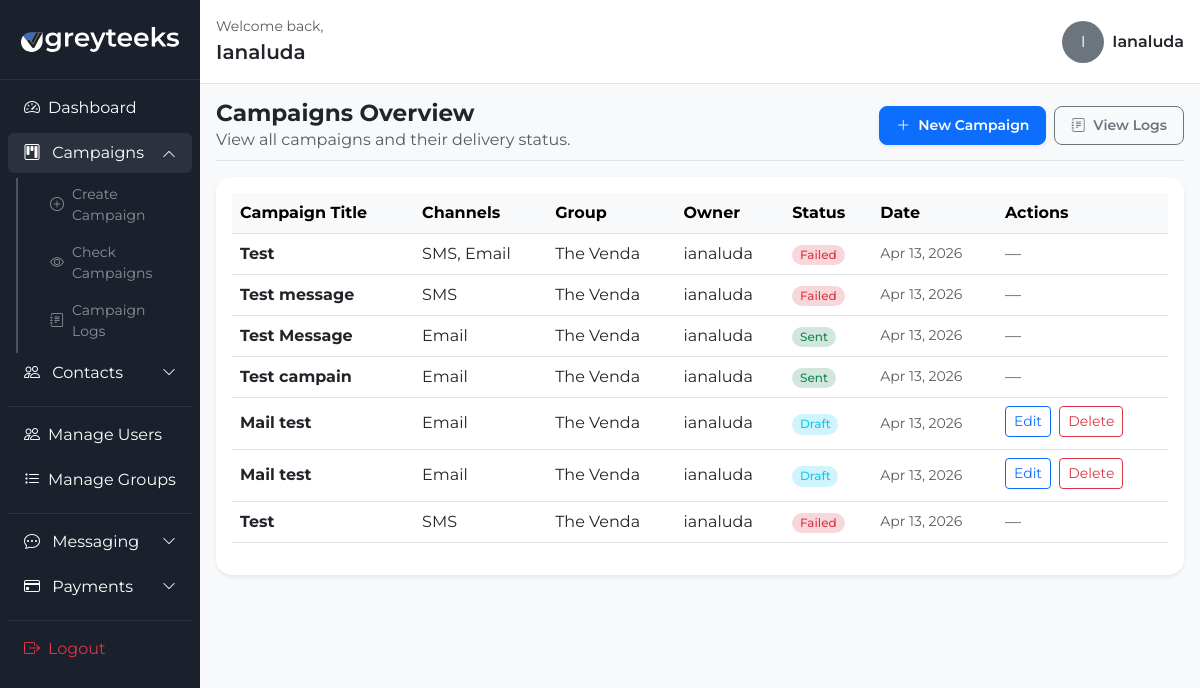
The page /campaigns/ (signed in) on the database as committed earlier.
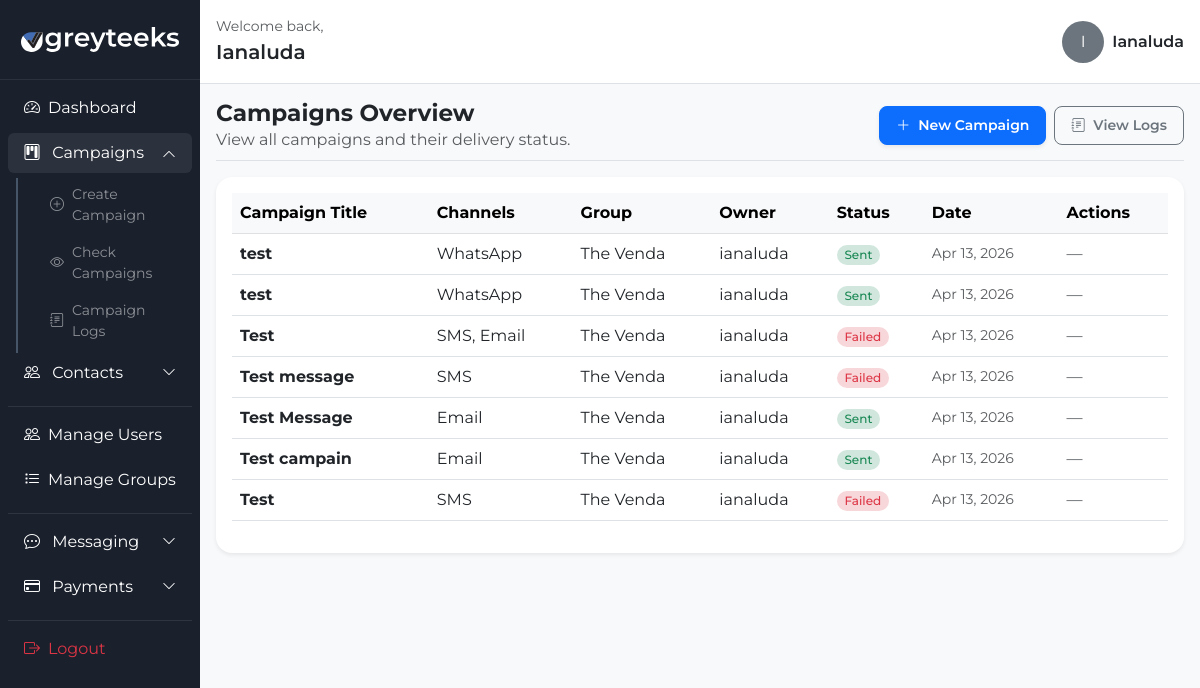
The same page on the database as committed later.
### campaigns/models.py (models this page shows, shortened)
class Campaign(models.Model):
    user = models.ForeignKey(settings.AUTH_USER_MODEL, on_delete=models.CASCADE, related_name='campaigns')
    title = models.CharField(max_length=200)
    description = models.TextField(blank=True, default='')
    message_body = models.TextField(blank=True, default='')
    sms_template = models.ForeignKey(MessageTemplate, on_delete=models.SET_NULL, null=True, blank=True)
    send_sms = models.BooleanField(default=False, verbose_name='SMS')
    send_whatsapp = models.BooleanField(default=False, verbose_name='WhatsApp')
    send_email = models.BooleanField(default=False, verbose_name='Email')
    target_group = models.ForeignKey(Group, on_delete=models.SET_NULL, null=True, blank=True)
    scheduled_time = models.DateTimeField(null=True, blank=True)
    status = models.CharField(
        max_length=20,
        choices=[
            ('draft', 'Draft'),
            ('scheduled', 'Scheduled'),
            ('sent', 'Sent'),
            ('failed', 'Failed'),
            ('cancelled', 'Cancelled'),
        ],
        default='draft'
    )
    cancel_reason = models.TextField(blank=True)
    sms_server = models.ForeignKey(SMSProvider, on_delete=models.SET_NULL, null=True, blank=True)
    whatsapp_server = models.ForeignKey(WhatsAppProvider, on_delete=models.SET_NULL, null=True, blank=True)
    email_server = models.ForeignKey(EmailProvider, on_delete=models.SET_NULL, null=True, blank=True)
    whatsapp_template = models.ForeignKey(WhatsAppTemplate, on_delete=models.SET_NULL, null=True, blank=True)
    email_template = models.ForeignKey(EmailTemplate, on_delete=models.SET_NULL, null=True, blank=True)
    created_at = models.DateTimeField(auto_now_add=True)
    @property
    def enabled_channels(self):
        channels = []
        if self.send_sms:
            channels.append('SMS')
        if self.send_whatsapp:
            channels.append('WhatsApp')
        if self.send_email:
            channels.append('Email')
        return channels
    @property
    def active_channel_labels(self):
        return ', '.join(self.enabled_channels) if self.enabled_channels else 'None'

### contacts_app/models.py (models this page shows, shortened)
class Group(models.Model):
    user = models.ForeignKey(User, on_delete=models.CASCADE, related_name='user_groups')
    name = models.CharField(max_length=100)
    description = models.TextField(blank=True)
    created_at = models.DateTimeField(auto_now_add=True)

### campaigns/views.py (the view)
# urls.py: path('campaigns/', campaigns_overview, name='campaigns_overview'),
@login_required
def campaigns_overview(request):
    if request.user.is_staff:
        campaigns = Campaign.objects.order_by('-created_at').select_related('user', 'target_group')
    else:
        campaigns = Campaign.objects.filter(user=request.user).order_by('-created_at').select_related('target_group')
    return render(request, 'campaigns/campaigns_overview.html', {
        'campaigns': campaigns,
    })

### templates/campaigns/campaigns_overview.html (shortened to what this page needs)
{% extends "campaigns/dashboard.html" %}
{% block content %}
<div class="d-flex justify-content-between align-items-center pb-2 mb-3 border-bottom mt-3">
    <div>
        <h2 class="fw-bold m-0">Campaigns Overview</h2>
        <p class="text-muted mb-0">View all campaigns and their delivery status.</p>
    </div>
    <div class="btn-toolbar gap-2">
        <a href="{% url 'create_campaign' %}" class="btn btn-sm btn-primary px-3 py-2 rounded-3 shadow-sm fw-semibold">
            <i class="bi bi-plus-lg me-1"></i> New Campaign
        </a>
        {% if user.is_staff %}
        <a href="{% url 'campaign_logs' %}" class="btn btn-sm btn-outline-secondary px-3 py-2 rounded-3 fw-semibold">
            <i class="bi bi-journal-text me-1"></i> View Logs
        </a>
        {% endif %}
    </div>
</div>
<div class="table-responsive bg-white p-3 shadow-sm rounded-4">
    <table class="table table-hover align-middle">
        <thead class="table-light">
            <tr>
                <th>Campaign Title</th>
                <th>Channels</th>
                <th>Group</th>
                {% if user.is_staff %}<th>Owner</th>{% endif %}
                <th>Status</th>
                <th>Date</th>
                <th>Actions</th>
            </tr>
        </thead>
        <tbody>
            {% for campaign in campaigns %}
                <tr>
                    <td><strong>{{ campaign.title }}</strong></td>
                    <td>{{ campaign.active_channel_labels }}</td>
                    <td>{{ campaign.target_group.name|default:"General" }}</td>
                    {% if user.is_staff %}<td>{{ campaign.user.username }}</td>{% endif %}
                    <td>
                        {% if campaign.status == 'sent' %}
                            <span class="badge rounded-pill bg-success-subtle text-success">Sent</span>
                        {% elif campaign.status == 'failed' %}
                            <span class="badge rounded-pill bg-danger-subtle text-danger">Failed</span>
                        {% elif campaign.status == 'scheduled' %}
                            <span class="badge rounded-pill bg-warning-subtle text-warning">Scheduled</span>
                        {% elif campaign.status == 'cancelled' %}
                            <span class="badge rounded-pill bg-secondary-subtle text-secondary">Cancelled</span>
                        {% else %}
                            <span class="badge rounded-pill bg-info-subtle text-info">{{ campaign.status|title }}</span>
                        {% endif %}
                    </td>
                    <td class="text-muted small">{{ campaign.created_at|date:"M d, Y" }}</td>
                    <td>
                        {% if campaign.status == 'draft' %}
                            {% if campaign.user == user or user.is_staff %}
                                <a href="{% url 'edit_campaign' campaign.id %}" class="btn btn-sm btn-outline-primary me-1 mb-1">
                                    Edit
                                </a>
                                <form method="post" action="{% url 'delete_campaign' campaign.id %}" class="d-inline">
                                    <button type="submit" class="btn btn-sm btn-outline-danger mb-1">
                                        Delete
                                    </button>
                                </form>
                            {% else %}
                                <span class="text-muted">—</span>
                            {% endif %}
                        {% else %}
                            <span class="text-muted">—</span>
                        {% endif %}
                    </td>
                </tr>
            {% endfor %}
        </tbody>
    </table>
</div>
{% endblock %}

### templates/campaigns/dashboard.html (shortened to what this page needs)
{% load static %}
<!DOCTYPE html>
<html lang="en">
<head>
    <link href="https://cdn.jsdelivr.net/npm/bootstrap@5.3.0/dist/css/bootstrap.min.css" rel="stylesheet">
    <link rel="stylesheet" href="https://cdn.jsdelivr.net/npm/bootstrap-icons@1.11.3/font/bootstrap-icons.min.css">
    <link rel="stylesheet" href="{% static 'css/dashboard.css' %}">
</head>
<body>
    <div class="container-fluid">
        <div class="row">
            <nav class="col-md-2 d-none d-md-block sidebar p-0">
    <div class="sidebar-brand d-flex align-items-center justify-content-center px-3 py-3">
        <img src="{% static 'img/light-logo.svg' %}" class="sidebar-logo" alt="Greyteeks logo">
    </div>
    <div class="px-2 pb-4">
        <ul class="nav flex-column mt-2">
            <li class="nav-item">
                <a class="nav-link text-white d-flex align-items-center" href="{% url 'dashboard' %}">
                    <i class="bi bi-speedometer2 me-2"></i> Dashboard
                </a>
            </li>
            <li class="nav-item">
                <a class="nav-link text-white d-flex align-items-center justify-content-between"
                   href="#campaignsDropdown"
                   data-bs-toggle="collapse"
                   aria-expanded="false"
                   aria-controls="campaignsDropdown">
                    <span><i class="bi bi-kanban me-2"></i> Campaigns</span>
                    <i class="bi bi-chevron-down small"></i>
                </a>
                <div class="collapse" id="campaignsDropdown">
                    <ul class="nav flex-column ms-3 mt-1">
                        <li class="nav-item">
                            <a class="nav-link text-white-50 d-flex align-items-center" href="{% url 'create_campaign' %}">
                                <i class="bi bi-plus-circle me-2"></i> Create Campaign
                            </a>
                        </li>
                        <li class="nav-item">
                            <a class="nav-link text-white-50 d-flex align-items-center" href="{% url 'campaigns_overview' %}">
                                <i class="bi bi-eye me-2"></i> Check Campaigns
                            </a>
                        </li>
                        {% if user.is_staff %}
                        <li class="nav-item">
                            <a class="nav-link text-white-50 d-flex align-items-center" href="{% url 'campaign_logs' %}">
                                <i class="bi bi-journal-text me-2"></i> Campaign Logs
                            </a>
                        </li>
                        {% endif %}
                    </ul>
                </div>
            </li>
            <li class="nav-item">
                <a class="nav-link text-white d-flex align-items-center justify-content-between"
                   href="#contactsDropdown"
                   data-bs-toggle="collapse"
                   aria-expanded="false"
                   aria-controls="contactsDropdown">
                    <span><i class="bi bi-people me-2"></i> Contacts</span>
                    <i class="bi bi-chevron-down small"></i>
                </a>
            </li>
            <hr class="text-secondary my-2">
            {% if user.is_staff %}
            <li class="nav-item">
                <a class="nav-link text-white d-flex align-items-center" href="{% url 'manage_users' %}">
                    <i class="bi bi-people me-2"></i> Manage Users
                </a>
            </li>
            <li class="nav-item">
                <a class="nav-link text-white d-flex align-items-center" href="{% url 'manage_groups' %}">
                    <i class="bi bi-list-task me-2"></i> Manage Groups
                </a>
            </li>
            <hr class="text-secondary my-2">
            <li class="nav-item">
                <a class="nav-link text-white d-flex align-items-center justify-content-between"
                   href="#messagingDropdown"
                   data-bs-toggle="collapse"
                   aria-expanded="false"
                   aria-controls="messagingDropdown">
                    <span><i class="bi bi-chat-dots me-2"></i> Messaging</span>
                    <i class="bi bi-chevron-down small"></i>
                </a>
            </li>
            <li class="nav-item">
                <a class="nav-link text-white d-flex align-items-center justify-content-between"
                   href="#paymentsDropdown"
                   data-bs-toggle="collapse"
                   aria-expanded="false"
                   aria-controls="paymentsDropdown">
                    <span><i class="bi bi-credit-card me-2"></i> Payments</span>
                    <i class="bi bi-chevron-down small"></i>
                </a>
            </li>
            {% endif %}
            <hr class="text-secondary my-2">
            <li class="nav-item">
                <form action="{% url 'logout' %}" method="post">
                    <button type="submit" class="nav-link text-danger border-0 bg-transparent d-flex align-items-center w-100">
                        <i class="bi bi-box-arrow-right me-2"></i> Logout
                    </button>
                </form>
            </li>
        </ul>
    </div>
</nav>
            <main class="col-md-10 p-0">
                <div class="dashboard-top-bar d-flex justify-content-between align-items-center px-3 py-3 bg-white border-bottom">
                    <div>
                        <div class="text-muted small">Welcome back,</div>
                        <div class="fs-5 fw-semibold">{{ user.first_name|default:user.username|title }}</div>
                    </div>
                    <div class="d-flex align-items-center gap-2">
                        <span class="rounded-circle bg-secondary text-white d-inline-flex align-items-center justify-content-center"
                              style="width:42px; height:42px;">
                            {{ user.username|first|upper }}
                        </span>
                        <span class="fw-semibold text-dark">{{ user.username|title }}</span>
                    </div>
                </div>
                <div class="dashboard-content">
                    {% block content %}{% endblock %}
                </div>
            </main>
        </div>
    </div>
</body>
</html>

### static/css/dashboard.css (style rules this page uses)
body { background-color: #f8f9fa; font-family: 'Montserrat', sans-serif; }
.sidebar { height: 100vh; background: #1a202c; color: white; position: fixed; top: 0; left: 0; z-index: 100; width: 16.666667%; }
.sidebar .nav-link { transition: all 0.3s; border-radius: 5px; margin-bottom: 5px; color: white; }
main { margin-left: 16.666667%; padding-left: 1rem; }
h1, h2, h3, h4, h5, h6 { font-family: 'Montserrat', sans-serif; font-weight: 500; }
h2 { font-size: 1.45rem; }
.dashboard-content { padding-left: 1rem; padding-right: 1rem; }
.dashboard-top-bar { min-height: 80px; }
.dashboard-top-bar .rounded-circle { font-size: 1rem; text-transform: uppercase; }
.badge { font-weight: 500; }
.sidebar-logo { display: block; width: 80%; max-width: 160px; height: auto; max-height: 60px; object-fit: contain; margin: 0 auto; }
.sidebar-brand { min-height: 80px; border-bottom: 1px solid rgba(255, 255, 255, 0.08); margin-left: -1rem; margin-right: -1rem; padding-left: 1rem; padding-right: 1rem; }
.sidebar .nav-link[data-bs-toggle="collapse"] .bi-chevron-down { transition: transform 0.25s ease; }
.sidebar .nav-link[data-bs-toggle="collapse"][aria-expanded="true"] .bi-chevron-down { transform: rotate(180deg); }
.sidebar .nav-link[data-bs-toggle="collapse"]:hover, .sidebar .nav-link[data-bs-toggle="collapse"][aria-expanded="true"] { background: rgba(255, 255, 255, 0.08); border-radius: 6px; }
.sidebar .collapse .nav-link { font-size: 0.875rem; padding: 0.35rem 0.75rem; border-radius: 6px; transition: all 0.2s; }
.sidebar .collapse.show + li, .sidebar .collapse.show { border-left: 2px solid #475569; margin-left: 0.5rem; padding-left: 0.25rem; }
.sidebar-brand { min-height: 80px; border-bottom: 1px solid rgba(255, 255, 255, 0.08); }

Rows that differ between the two databases and show on the page:
removed Campaign: title "Mail test", active_channel_labels "Email", target_group.name "The Venda", user.username "ianaluda", status "Draft", created_at "Apr 13, 2026", shows "Edit"
removed Campaign: title "Mail test", active_channel_labels "Email", target_group.name "The Venda", user.username "ianaluda", status "Draft", created_at "Apr 13, 2026", shows "Edit"
added Campaign: title "test", active_channel_labels "WhatsApp", target_group.name "The Venda", user.username "ianaluda", status "Sent", created_at "Apr 13, 2026"
added Campaign: title "test", active_channel_labels "WhatsApp", target_group.name "The Venda", user.username "ianaluda", status "Sent", created_at "Apr 13, 2026"
